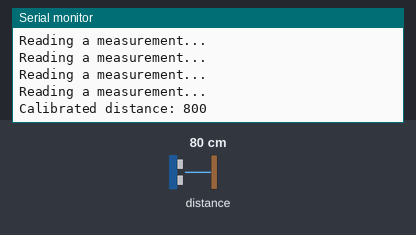
This sketch was run on a simulated Arduino Uno, built with avr-gcc and run on an emulated ATmega328P. Shown: the last lines printed to the serial monitor. The test bench sets the inputs (shaded band); at power-on: distance to the obstacle 80 cm.

Above: at 13.2 s.
13.3 s: distance to the obstacle set to 250 cm
At 13.49 s:
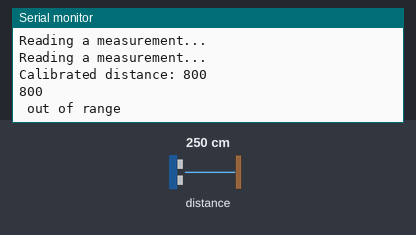
14.8 s: distance to the obstacle set to 2 cm
At 17.1 s:
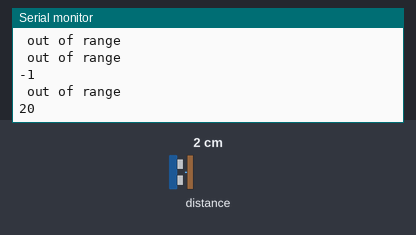
Timing chart, 0 to 18.6 s (numbered marks = the images above; inputs shaded):
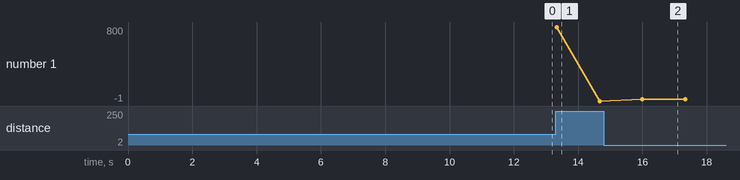

Measured:
- after the input at 13.3 s, the serial monitor: prints a new line after 0.07 s (image 1)
- after the input at 14.8 s, the serial monitor: prints a new line after 1.2 s (image 2)
- plotted number 1: -1 → 20 after the input at 14.8 s

The sketch:

vl53l0x.ino
```cpp
#include "Adafruit_VL53L0X.h"

Adafruit_VL53L0X lox = Adafruit_VL53L0X();
long calibrated;
long depth;
long measured;
int counter;

void setup() {
  Serial.begin(115200);

  // wait until serial port opens for native USB devices
  while (! Serial) {
    delay(1);
  }

  Serial.println("Adafruit VL53L0X test");
  if (!lox.begin()) {
    Serial.println(F("Failed to boot VL53L0X"));
    while(1);
  }
  // power
  Serial.println(F("VL53L0X API Simple Ranging example\n\n"));
    VL53L0X_RangingMeasurementData_t measure;
  long calibration = 0;
  int iter = 30;

  for(int i = 0; i < iter; i++){
    Serial.println("Reading a measurement... ");
    lox.rangingTest(&measure, false); // pass in 'true' to get debug data printout!

    if (measure.RangeStatus != 4) {  // phase failures have incorrect data
      calibration = calibration + measure.RangeMilliMeter;
    } else {
      Serial.println(" out of range ");
    }
    delay(100);
  }

  calibrated = calibration / iter;
  Serial.print("Calibrated distance: ");Serial.println(calibrated);


  delay(8000);
}


void loop() {
  //Serial.print("Reading a measurement... ");
  int arr[200];
  int cnt = 0;
  for(int j=0; j<10;j++){
    for(int i=0; i < 20; i++){
        counter = 0;
        measured = 0;
        for(int k = 0; k < 10; k++){
          VL53L0X_RangingMeasurementData_t measure;

          lox.rangingTest(&measure, false); // pass in 'true' to get debug data printout!

          if (measure.RangeStatus != 4) {  // phase failures have incorrect data
            measured = measured + measure.RangeMilliMeter;
            counter = counter + 1;

          } else {
            Serial.println(" out of range ");
          }
          delay(100);
        }
        //Serial.println(counter);
        //Serial.println("Distance: ");
        Serial.println(measured/counter);
        //Serial.println("Depth: ");
        arr[cnt] = (measured/counter);
        cnt = cnt + 1;
    }
    //Serial.println(arr)
    Serial.print("[");
    for(int k = 0; k < j*10; k++){
      Serial.print(arr[k]);Serial.print(", ");
    }
        Serial.println("]");

  }


  delay(500);
}
```
